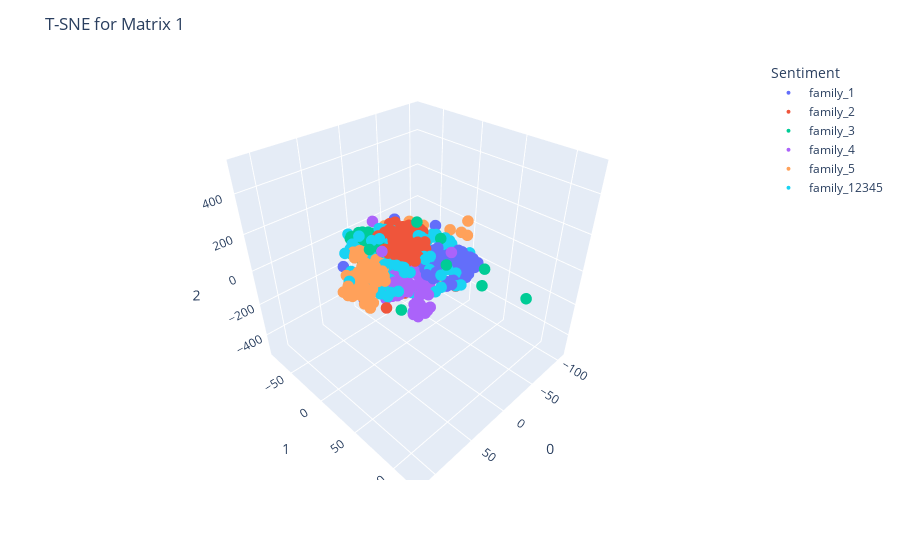

Notebook source saved alongside this figure:
### Markdown cell above
##### `Results`

### Code cell
plot_tsne(current_Sample['Sentiment'], dim_Reduction = 'T-SNE')
